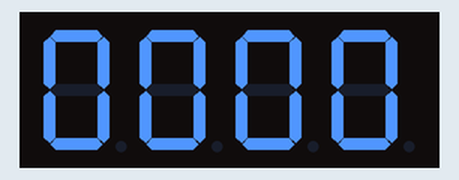
A sketch run on a simulated Arduino Uno, built with avr-gcc and run on an emulated ATmega328P. On the bench: 4-digit seven-segment display. Wiring (inferred from the names in the program): 4-digit 7-segment display, segments lit when HIGH: segments pin 7, pin 6, pin 5, pin 4, pin 3, pin 2, pin 9; digit selects pin 13, pin 12, pin 11, pin 10. The segment pins are drawn as the display they are named for.

Above: at 0.1 s.
At 4.2 s:
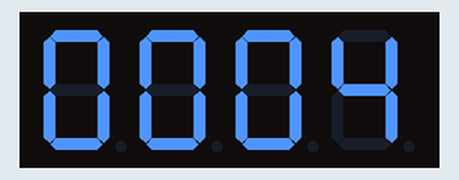
At 9.3 s:
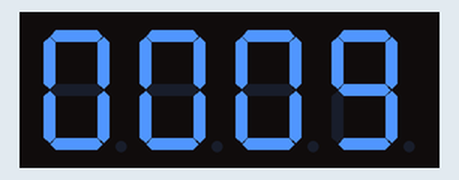
At 18.4 s:
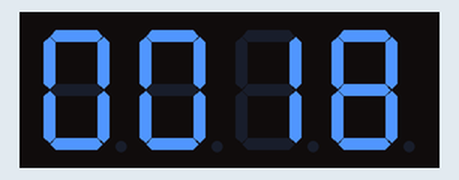
At 28.6 s:
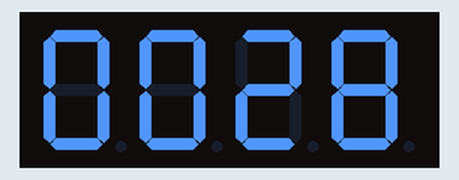
At 38.8 s:
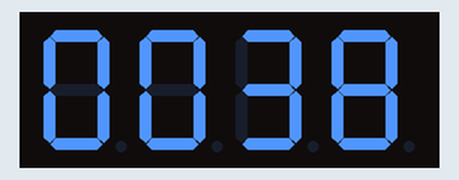

Measured:
- what the display in image 0 shows lasts 1.1 s, from 0.0 s to 1.1 s

The sketch:

counter.ino
```cpp
#define SEGMENT_A  7
#define SEGMENT_B 6
#define SEGMENT_C 5
#define SEGMENT_D 4
#define SEGMENT_E 3
#define SEGMENT_F 2
#define SEGMENT_G 9

#define SEG_SELECT_1  13
#define SEG_SELECT_2  12
#define SEG_SELECT_3  11
#define SEG_SELECT_4  10

#define SEGMENT_SWITCH_DELAY  5
int CounterPeriod = 1000;
unsigned long time_now = 0;
/*
    a
   --
  |  |
 f|g |b
   --
  |  |
 e|  |c
   --
   d

Byte = hgfedcba
*/
uint8_t segmentdecode[] = {0x3F,0x06,0x5B,0x4F,0x66,0x6D,0X7D,0X07,0X7f,0X6f,0X77,0x7C,0x39,0x5E,0x79,0x71};

void DisplayNum(uint8_t num)
{
    digitalWrite(SEGMENT_A, (num & 0x01)?HIGH:LOW);
    digitalWrite(SEGMENT_B, (num & 0x02)?HIGH:LOW);
    digitalWrite(SEGMENT_C, (num & 0x04)?HIGH:LOW);
    digitalWrite(SEGMENT_D, (num & 0x08)?HIGH:LOW);
    digitalWrite(SEGMENT_E, (num & 0x10)?HIGH:LOW);
    digitalWrite(SEGMENT_F, (num & 0x20)?HIGH:LOW);
    digitalWrite(SEGMENT_G, (num & 0x40)?HIGH:LOW);
}

void setup() {
  // put your setup code here, to run once:
    pinMode(LED_BUILTIN, OUTPUT);
    pinMode(SEGMENT_A, OUTPUT);

    pinMode(SEGMENT_A, OUTPUT);
    pinMode(SEGMENT_B, OUTPUT);
    pinMode(SEGMENT_C, OUTPUT);
    pinMode(SEGMENT_D, OUTPUT);
    pinMode(SEGMENT_E, OUTPUT);
    pinMode(SEGMENT_F, OUTPUT);
    pinMode(SEGMENT_G, OUTPUT);
//    pinMode(SEGMENT_dp,OUTPUT);

    pinMode(SEG_SELECT_1, OUTPUT);
    pinMode(SEG_SELECT_2, OUTPUT);
    pinMode(SEG_SELECT_3, OUTPUT);
    pinMode(SEG_SELECT_4, OUTPUT);
}

int i;
int Counter=0;
int convertedInUnit[4];
//1234
void DisplayOnSegment(int d)
{
  convertedInUnit[0] = d/1000;
  digitalWrite(SEG_SELECT_1, HIGH);
  digitalWrite(SEG_SELECT_2, LOW);
  digitalWrite(SEG_SELECT_3, LOW);
  digitalWrite(SEG_SELECT_4, LOW);
  DisplayNum(segmentdecode[convertedInUnit[0]]);
  delay(SEGMENT_SWITCH_DELAY);
  DisplayNum(0x00);//1

  convertedInUnit[1] = (d%1000)/100;
  digitalWrite(SEG_SELECT_1, LOW);
  digitalWrite(SEG_SELECT_2, HIGH);
  digitalWrite(SEG_SELECT_3, LOW);
  digitalWrite(SEG_SELECT_4, LOW);
  DisplayNum(segmentdecode[convertedInUnit[1]]);
  delay(SEGMENT_SWITCH_DELAY);
  DisplayNum(0x00);//2

  convertedInUnit[2] = ((d%1000)%100)/10;
  digitalWrite(SEG_SELECT_1, LOW);
  digitalWrite(SEG_SELECT_2, LOW);
  digitalWrite(SEG_SELECT_3, HIGH);
  digitalWrite(SEG_SELECT_4, LOW);
  DisplayNum(segmentdecode[convertedInUnit[2]]);
  delay(SEGMENT_SWITCH_DELAY);
  DisplayNum(0x00);//3

  convertedInUnit[3] = ((d%1000)%100)%10;
  digitalWrite(SEG_SELECT_1, LOW);
  digitalWrite(SEG_SELECT_2, LOW);
  digitalWrite(SEG_SELECT_3, LOW);
  digitalWrite(SEG_SELECT_4, HIGH);
  DisplayNum(segmentdecode[convertedInUnit[3]]);
  delay(SEGMENT_SWITCH_DELAY);
  DisplayNum(0x00);//4
}

void loop() {
  if(millis() > time_now + CounterPeriod)
  {
    time_now = millis();
    Counter++;
    if(Counter > 9999)
    {
      Counter = 0;
    }
  }
 DisplayOnSegment(Counter);
}
```
